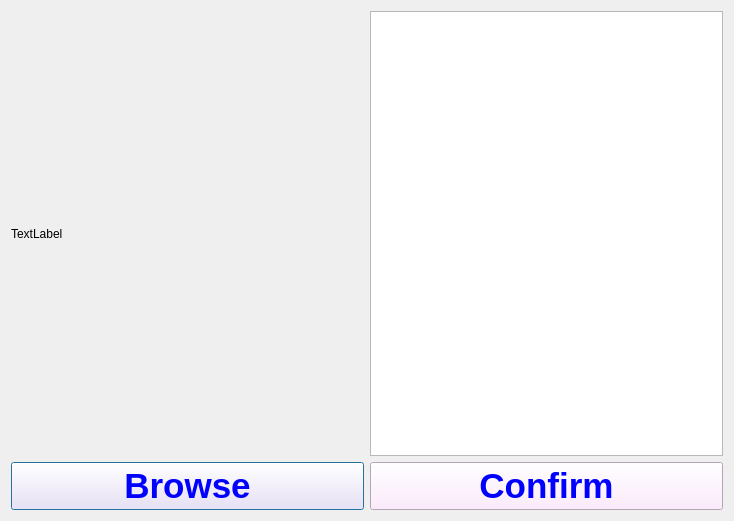
<?xml version="1.0" encoding="UTF-8"?>
<ui version="4.0">
 <class>selectcolour</class>
 <widget class="QDialog" name="selectcolour">
  <property name="geometry">
   <rect>
    <x>0</x>
    <y>0</y>
    <width>734</width>
    <height>521</height>
   </rect>
  </property>
  <property name="windowTitle">
   <string>Dialog</string>
  </property>
  <property name="styleSheet">
   <string notr="true">
</string>
  </property>
  <layout class="QVBoxLayout" name="verticalLayout">
   <item>
    <layout class="QHBoxLayout" name="horizontalLayout_2">
     <property name="sizeConstraint">
      <enum>QLayout::SetDefaultConstraint</enum>
     </property>
     <item>
      <widget class="my_qlabel" name="label_browse">
       <property name="sizePolicy">
        <sizepolicy hsizetype="Preferred" vsizetype="Preferred">
         <horstretch>0</horstretch>
         <verstretch>0</verstretch>
        </sizepolicy>
       </property>
       <property name="text">
        <string>TextLabel</string>
       </property>
       <property name="scaledContents">
        <bool>true</bool>
       </property>
      </widget>
     </item>
     <item>
      <widget class="QTextEdit" name="colour_browse">
       <property name="sizePolicy">
        <sizepolicy hsizetype="Preferred" vsizetype="Preferred">
         <horstretch>0</horstretch>
         <verstretch>0</verstretch>
        </sizepolicy>
       </property>
       <property name="cursor" stdset="0">
        <cursorShape>ArrowCursor</cursorShape>
       </property>
       <property name="readOnly">
        <bool>true</bool>
       </property>
       <property name="textInteractionFlags">
        <set>Qt::NoTextInteraction</set>
       </property>
      </widget>
     </item>
    </layout>
   </item>
   <item>
    <layout class="QHBoxLayout" name="horizontalLayout">
     <property name="sizeConstraint">
      <enum>QLayout::SetDefaultConstraint</enum>
     </property>
     <item>
      <widget class="QPushButton" name="pushButton">
       <property name="sizePolicy">
        <sizepolicy hsizetype="Minimum" vsizetype="Fixed">
         <horstretch>0</horstretch>
         <verstretch>0</verstretch>
        </sizepolicy>
       </property>
       <property name="font">
        <font>
         <pointsize>26</pointsize>
         <weight>75</weight>
         <bold>true</bold>
        </font>
       </property>
       <property name="styleSheet">
        <string notr="true">color: rgb(0, 0, 255);
background-color: rgb(255, 230, 255);</string>
       </property>
       <property name="text">
        <string>Browse</string>
       </property>
      </widget>
     </item>
     <item>
      <widget class="QPushButton" name="Confirm">
       <property name="sizePolicy">
        <sizepolicy hsizetype="Minimum" vsizetype="Fixed">
         <horstretch>0</horstretch>
         <verstretch>0</verstretch>
        </sizepolicy>
       </property>
       <property name="font">
        <font>
         <pointsize>26</pointsize>
         <weight>75</weight>
         <bold>true</bold>
        </font>
       </property>
       <property name="styleSheet">
        <string notr="true">color: rgb(0, 0, 255);
background-color: rgb(255, 230, 255);</string>
       </property>
       <property name="text">
        <string>Confirm</string>
       </property>
      </widget>
     </item>
    </layout>
   </item>
  </layout>
 </widget>
 <customwidgets>
  <customwidget>
   <class>my_qlabel</class>
   <extends>QLabel</extends>
   <header location="global">my_qlabel.h</header>
  </customwidget>
 </customwidgets>
 <resources/>
 <connections/>
</ui>
